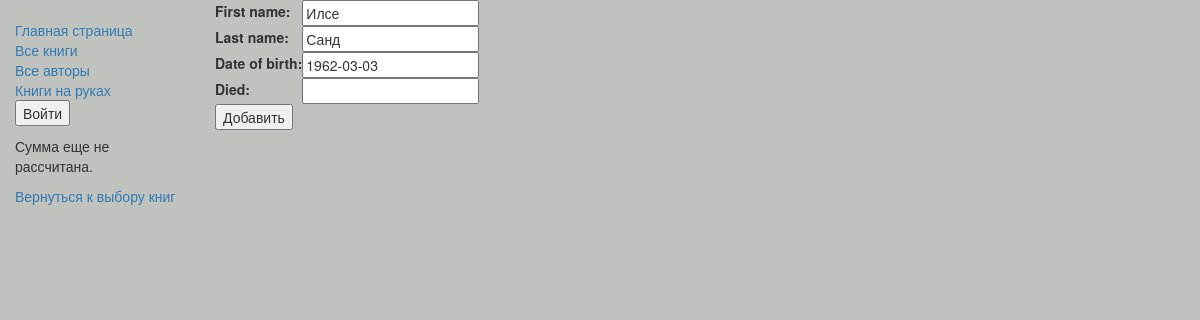
The page /catalog/author/4/update/ on the database its author committed.
### catalog/models.py (models this page shows, shortened)
class Author(models.Model):
    first_name = models.CharField(max_length=100)
    last_name = models.CharField(max_length=100)
    date_of_birth = models.DateField(null=True, blank=True)
    date_of_death = models.DateField('Died', null=True, blank=True)

### catalog/views.py (the view)
# urls.py: re_path(r'^author/(?P<pk>\d+)/update/$', views.AuthorUpdate.as_view(), name='author_update'),
class AuthorUpdate(UpdateView):
    model = Author
    fields = ['first_name','last_name','date_of_birth','date_of_death']

### catalog/templates/catalog/author_form.html (shortened to what this page needs)
{% extends "base_generic.html" %}
{% block content %}
  <form action="" method="post">
      <table>
      {{ form.as_table }}
      </table>
      <input type="submit" value="Добавить" />
  </form>
{% endblock %}

### rows shown on the page
Author: first_name "Илсе", last_name "Санд", date_of_birth "1962-03-03"
